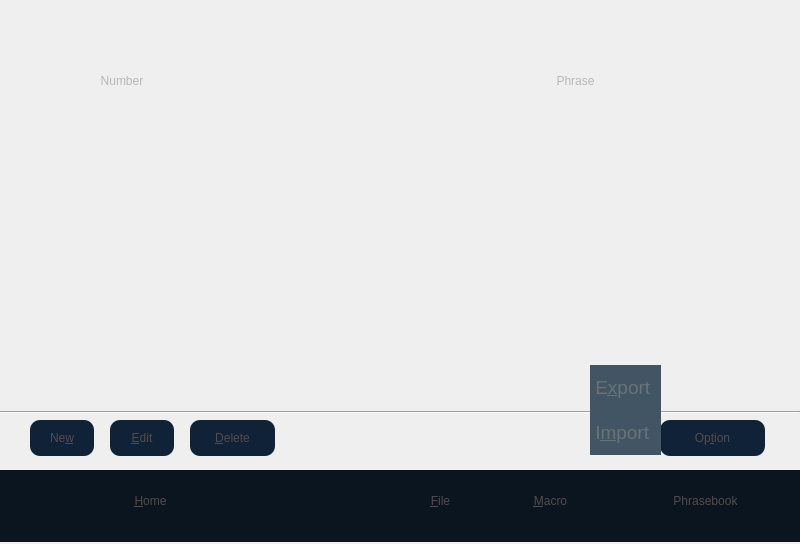
<?xml version="1.0" encoding="UTF-8"?>
<ui version="4.0">
 <class>ManagerPhrasebook</class>
 <widget class="QWidget" name="ManagerPhrasebook">
  <property name="geometry">
   <rect>
    <x>0</x>
    <y>0</y>
    <width>800</width>
    <height>544</height>
   </rect>
  </property>
  <property name="windowTitle">
   <string>Form</string>
  </property>
  <property name="styleSheet">
   <string notr="true"/>
  </property>
  <widget class="QPushButton" name="editBnt">
   <property name="geometry">
    <rect>
     <x>110</x>
     <y>420</y>
     <width>64</width>
     <height>36</height>
    </rect>
   </property>
   <property name="focusPolicy">
    <enum>Qt::NoFocus</enum>
   </property>
   <property name="autoFillBackground">
    <bool>false</bool>
   </property>
   <property name="styleSheet">
    <string notr="true">QPushButton{
    border: none;
selection-color: rgb(255, 255, 255);
    border-radius:10px;
color: rgb(86, 74, 74);
    border-radius:10px;
background-color: rgb(16, 34, 56);
font: 18pt &quot;Ubuntu&quot;;
}
QPushButton:focus{
    color:white;
}
</string>
   </property>
   <property name="text">
    <string>&amp;Edit</string>
   </property>
   <property name="checkable">
    <bool>true</bool>
   </property>
  </widget>
  <widget class="QPushButton" name="deleteBnt">
   <property name="geometry">
    <rect>
     <x>190</x>
     <y>420</y>
     <width>85</width>
     <height>36</height>
    </rect>
   </property>
   <property name="focusPolicy">
    <enum>Qt::NoFocus</enum>
   </property>
   <property name="autoFillBackground">
    <bool>false</bool>
   </property>
   <property name="styleSheet">
    <string notr="true">QPushButton{
    border: none;
selection-color: rgb(255, 255, 255);
    border-radius:10px;
color: rgb(86, 74, 74);
    border-radius:10px;
background-color: rgb(16, 34, 56);
font: 18pt &quot;Ubuntu&quot;;
}
QPushButton:focus{
    color:white;
}
</string>
   </property>
   <property name="text">
    <string>&amp;Delete</string>
   </property>
   <property name="checkable">
    <bool>true</bool>
   </property>
  </widget>
  <widget class="QPushButton" name="optionBnt">
   <property name="geometry">
    <rect>
     <x>660</x>
     <y>420</y>
     <width>105</width>
     <height>36</height>
    </rect>
   </property>
   <property name="focusPolicy">
    <enum>Qt::NoFocus</enum>
   </property>
   <property name="autoFillBackground">
    <bool>false</bool>
   </property>
   <property name="styleSheet">
    <string notr="true">QPushButton{
    border: none;
selection-color: rgb(255, 255, 255);
    border-radius:10px;
color: rgb(86, 74, 74);
    border-radius:10px;
background-color: rgb(16, 34, 56);
font: 18pt &quot;Ubuntu&quot;;
}
QPushButton:focus{
    color:white;
}
</string>
   </property>
   <property name="text">
    <string>Op&amp;tion</string>
   </property>
   <property name="icon">
    <iconset resource="../../resources/nbdp.qrc">
     <normaloff>:/images/optionLeft</normaloff>:/images/optionLeft</iconset>
   </property>
   <property name="checkable">
    <bool>true</bool>
   </property>
  </widget>
  <widget class="QLabel" name="nameLabel">
   <property name="geometry">
    <rect>
     <x>50</x>
     <y>50</y>
     <width>144</width>
     <height>61</height>
    </rect>
   </property>
   <property name="styleSheet">
    <string notr="true">background-image: url(:/images/Ellipse_144_61);
font: 20pt &quot;Ubuntu&quot;;
color: rgb(183, 183, 183);</string>
   </property>
   <property name="text">
    <string>Number</string>
   </property>
   <property name="alignment">
    <set>Qt::AlignCenter</set>
   </property>
  </widget>
  <widget class="QLabel" name="datetimeLabel">
   <property name="geometry">
    <rect>
     <x>480</x>
     <y>50</y>
     <width>191</width>
     <height>61</height>
    </rect>
   </property>
   <property name="styleSheet">
    <string notr="true">background-image: url(:/images/manager_File_dateTimeEllipse);
background-image-size:100px 200px;
font: 20pt &quot;Ubuntu&quot;;
color: rgb(183, 183, 183); </string>
   </property>
   <property name="text">
    <string>Phrase</string>
   </property>
   <property name="alignment">
    <set>Qt::AlignCenter</set>
   </property>
  </widget>
  <widget class="Line" name="Contactsline">
   <property name="geometry">
    <rect>
     <x>0</x>
     <y>410</y>
     <width>800</width>
     <height>5</height>
    </rect>
   </property>
   <property name="orientation">
    <enum>Qt::Horizontal</enum>
   </property>
  </widget>
  <widget class="QPushButton" name="arrowUpButton">
   <property name="geometry">
    <rect>
     <x>370</x>
     <y>390</y>
     <width>30</width>
     <height>15</height>
    </rect>
   </property>
   <property name="focusPolicy">
    <enum>Qt::NoFocus</enum>
   </property>
   <property name="autoFillBackground">
    <bool>false</bool>
   </property>
   <property name="styleSheet">
    <string notr="true">    border: none;
background-image: url(:/images/Arrow_up_gray);
selection-background-color: url(:/images/Arrow_up_white);</string>
   </property>
   <property name="text">
    <string/>
   </property>
  </widget>
  <widget class="QPushButton" name="arrowDownButton">
   <property name="geometry">
    <rect>
     <x>450</x>
     <y>390</y>
     <width>30</width>
     <height>15</height>
    </rect>
   </property>
   <property name="focusPolicy">
    <enum>Qt::NoFocus</enum>
   </property>
   <property name="autoFillBackground">
    <bool>false</bool>
   </property>
   <property name="styleSheet">
    <string notr="true">    border: none;
background-image: url(:/images/Arrow_down_gray);
selection-background-color: url(:/images/Arrow_down_white);</string>
   </property>
   <property name="text">
    <string/>
   </property>
  </widget>
  <widget class="TitleWidget" name="contactsTiltewidget" native="true">
   <property name="geometry">
    <rect>
     <x>0</x>
     <y>9</y>
     <width>800</width>
     <height>45</height>
    </rect>
   </property>
  </widget>
  <widget class="QTableView" name="tableView">
   <property name="geometry">
    <rect>
     <x>0</x>
     <y>110</y>
     <width>800</width>
     <height>281</height>
    </rect>
   </property>
   <property name="focusPolicy">
    <enum>Qt::WheelFocus</enum>
   </property>
   <property name="styleSheet">
    <string notr="true"> color: gray;
background: transparent;
selection-background-color: qlineargradient(spread:pad, x1:0, y1:0, x2:0, y2:1, stop:0 rgba(48, 60, 76, 255), stop:1 rgba(7, 61, 82, 255));
selection-color: rgb(255, 255, 255);
font: 16pt &quot;Ubuntu&quot;;
    border:none;
</string>
   </property>
   <property name="verticalScrollBarPolicy">
    <enum>Qt::ScrollBarAlwaysOff</enum>
   </property>
   <property name="horizontalScrollBarPolicy">
    <enum>Qt::ScrollBarAlwaysOff</enum>
   </property>
   <property name="autoScroll">
    <bool>true</bool>
   </property>
   <property name="editTriggers">
    <set>QAbstractItemView::NoEditTriggers</set>
   </property>
   <property name="tabKeyNavigation">
    <bool>false</bool>
   </property>
   <property name="showGrid">
    <bool>false</bool>
   </property>
   <property name="wordWrap">
    <bool>true</bool>
   </property>
   <attribute name="horizontalHeaderVisible">
    <bool>false</bool>
   </attribute>
   <attribute name="verticalHeaderDefaultSectionSize">
    <number>40</number>
   </attribute>
  </widget>
  <widget class="QPushButton" name="exportBnt">
   <property name="geometry">
    <rect>
     <x>590</x>
     <y>365</y>
     <width>71</width>
     <height>45</height>
    </rect>
   </property>
   <property name="font">
    <font>
     <family>Ubuntu</family>
     <pointsize>14</pointsize>
     <weight>50</weight>
     <italic>false</italic>
     <bold>false</bold>
    </font>
   </property>
   <property name="focusPolicy">
    <enum>Qt::NoFocus</enum>
   </property>
   <property name="styleSheet">
    <string notr="true">QPushButton{    border: none;
	color: rgb(105, 115, 119);
	background-color:rgb(65, 85, 100);
	font: 14pt &quot;Ubuntu&quot;;
   text-align:left;
}
QPushButton:focus{
    color:rgb(255, 255, 255);
	background-color: rgb(16, 34, 56);
}</string>
   </property>
   <property name="text">
    <string> E&amp;xport</string>
   </property>
  </widget>
  <widget class="QPushButton" name="importBnt">
   <property name="geometry">
    <rect>
     <x>590</x>
     <y>410</y>
     <width>71</width>
     <height>45</height>
    </rect>
   </property>
   <property name="font">
    <font>
     <family>Ubuntu</family>
     <pointsize>14</pointsize>
     <weight>50</weight>
     <italic>false</italic>
     <bold>false</bold>
    </font>
   </property>
   <property name="focusPolicy">
    <enum>Qt::NoFocus</enum>
   </property>
   <property name="styleSheet">
    <string notr="true">QPushButton{    border: none;
	color: rgb(105, 115, 119);
	background-color:rgb(65, 85, 100);
	font: 14pt &quot;Ubuntu&quot;;
   text-align:left;
}
QPushButton:focus{
    color:rgb(255, 255, 255);
	background-color: rgb(16, 34, 56);
}</string>
   </property>
   <property name="text">
    <string> I&amp;mport</string>
   </property>
   <property name="checkable">
    <bool>true</bool>
   </property>
  </widget>
  <widget class="QWidget" name="controlWidget" native="true">
   <property name="geometry">
    <rect>
     <x>0</x>
     <y>470</y>
     <width>800</width>
     <height>72</height>
    </rect>
   </property>
   <property name="autoFillBackground">
    <bool>false</bool>
   </property>
   <property name="styleSheet">
    <string notr="true"> background-color:rgb(10,21,31);</string>
   </property>
   <widget class="QToolButton" name="homeTBnt">
    <property name="geometry">
     <rect>
      <x>80</x>
      <y>0</y>
      <width>141</width>
      <height>61</height>
     </rect>
    </property>
    <property name="focusPolicy">
     <enum>Qt::NoFocus</enum>
    </property>
    <property name="styleSheet">
     <string notr="true">QToolButton{
    border:none;
    outline: none;
    color:rgb(86, 74, 74);
     background: transparent;
        font: 18pt &quot;Ubuntu&quot;;

}
QToolButton:focus{
    color:white;

}

</string>
    </property>
    <property name="text">
     <string>&amp;Home</string>
    </property>
    <property name="icon">
     <iconset>
      <normalon>:/images/home_normal</normalon>
      <selectedoff>:/images/home_normal</selectedoff>
      <selectedon>:/images/home_hover</selectedon>
     </iconset>
    </property>
    <property name="iconSize">
     <size>
      <width>56</width>
      <height>42</height>
     </size>
    </property>
    <property name="popupMode">
     <enum>QToolButton::DelayedPopup</enum>
    </property>
    <property name="toolButtonStyle">
     <enum>Qt::ToolButtonTextBesideIcon</enum>
    </property>
   </widget>
   <widget class="QToolButton" name="phrasebookTBnt">
    <property name="enabled">
     <bool>false</bool>
    </property>
    <property name="geometry">
     <rect>
      <x>620</x>
      <y>0</y>
      <width>171</width>
      <height>61</height>
     </rect>
    </property>
    <property name="styleSheet">
     <string notr="true">QToolButton{
    border:none;
    outline: none;
    color:rgb(86, 74, 74);
     background: transparent;
        font: 18pt &quot;Ubuntu&quot;;

}
QToolButton:focus{
    color:white;

}

</string>
    </property>
    <property name="text">
     <string>Phrasebook</string>
    </property>
    <property name="icon">
     <iconset>
      <normalon>:/images/manager_PhraseBook_Btn_SelYes</normalon>
      <disabledon>:/images/manager_PhraseBook_Btn_SelYes</disabledon>
      <selectedoff>:/images/manager_PhraseBook_Btn_SelNo</selectedoff>
      <selectedon>:/images/manager_PhraseBook_Btn_SelNo</selectedon>
     </iconset>
    </property>
    <property name="iconSize">
     <size>
      <width>26</width>
      <height>19</height>
     </size>
    </property>
    <property name="popupMode">
     <enum>QToolButton::DelayedPopup</enum>
    </property>
    <property name="toolButtonStyle">
     <enum>Qt::ToolButtonTextBesideIcon</enum>
    </property>
   </widget>
   <widget class="QToolButton" name="macroTBnt">
    <property name="geometry">
     <rect>
      <x>500</x>
      <y>0</y>
      <width>101</width>
      <height>61</height>
     </rect>
    </property>
    <property name="styleSheet">
     <string notr="true">QToolButton{
    border:none;
    outline: none;
    color:rgb(86, 74, 74);
     background: transparent;
        font: 18pt &quot;Ubuntu&quot;;

}
QToolButton:focus{
    color:white;

}

</string>
    </property>
    <property name="text">
     <string>&amp;Macro</string>
    </property>
    <property name="icon">
     <iconset>
      <normalon>:/images/manager_Macro_Btn_SelNo</normalon>
      <selectedoff>:/images/manager_Macro_Btn_SelNo</selectedoff>
      <selectedon>:/images/manager_Macro_Btn_SelNo</selectedon>
     </iconset>
    </property>
    <property name="iconSize">
     <size>
      <width>26</width>
      <height>19</height>
     </size>
    </property>
    <property name="popupMode">
     <enum>QToolButton::DelayedPopup</enum>
    </property>
    <property name="toolButtonStyle">
     <enum>Qt::ToolButtonTextBesideIcon</enum>
    </property>
   </widget>
   <widget class="QToolButton" name="fileTBnt">
    <property name="geometry">
     <rect>
      <x>400</x>
      <y>0</y>
      <width>81</width>
      <height>61</height>
     </rect>
    </property>
    <property name="focusPolicy">
     <enum>Qt::NoFocus</enum>
    </property>
    <property name="styleSheet">
     <string notr="true">QToolButton{
    border:none;
    outline: none;
    color:rgb(86, 74, 74);
     background: transparent;
        font: 18pt &quot;Ubuntu&quot;;

}
QToolButton:focus{
    color:white;

}

</string>
    </property>
    <property name="text">
     <string>&amp;File</string>
    </property>
    <property name="icon">
     <iconset>
      <normalon>:/images/manager_File_Btn_SelNo</normalon>
      <selectedoff>:/images/manager_File_Btn_SelNo</selectedoff>
      <selectedon>:/images/manager_File_Btn_SelNo</selectedon>
     </iconset>
    </property>
    <property name="iconSize">
     <size>
      <width>26</width>
      <height>19</height>
     </size>
    </property>
    <property name="popupMode">
     <enum>QToolButton::DelayedPopup</enum>
    </property>
    <property name="toolButtonStyle">
     <enum>Qt::ToolButtonTextBesideIcon</enum>
    </property>
   </widget>
  </widget>
  <widget class="QPushButton" name="newBnt">
   <property name="geometry">
    <rect>
     <x>30</x>
     <y>420</y>
     <width>64</width>
     <height>36</height>
    </rect>
   </property>
   <property name="focusPolicy">
    <enum>Qt::NoFocus</enum>
   </property>
   <property name="autoFillBackground">
    <bool>false</bool>
   </property>
   <property name="styleSheet">
    <string notr="true">QPushButton{
    border: none;
selection-color: rgb(255, 255, 255);
    border-radius:10px;
color: rgb(86, 74, 74);
    border-radius:10px;
background-color: rgb(16, 34, 56);
font: 18pt &quot;Ubuntu&quot;;
}
QPushButton:focus{
    color:white;
}
</string>
   </property>
   <property name="text">
    <string>Ne&amp;w</string>
   </property>
   <property name="checkable">
    <bool>true</bool>
   </property>
  </widget>
 </widget>
 <customwidgets>
  <customwidget>
   <class>TitleWidget</class>
   <extends>QWidget</extends>
   <header>widgets/titlewidget.h</header>
   <container>1</container>
  </customwidget>
 </customwidgets>
 <resources>
  <include location="../../resources/nbdp.qrc"/>
 </resources>
 <connections/>
</ui>
